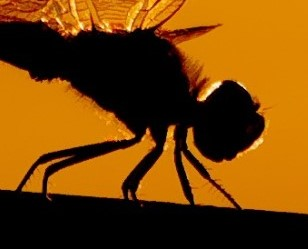
%> input picture Image-Histogram/img/Filter.jpg, 308 x 249 px
$ octave P3_Histogram.m   (GNU Octave 9; MATLAB toolbox functions it lacks are replaced by stand-ins)
%> lines starting %> are read from the running program, lines starting %| are printed output that depends on the picture; in (x1, y1, x2, y2) boxes, pixels count from 0 and x2, y2 are one past the last pixel; in counts of white or black regions, pixels touching at a corner belong together; the program's own positions count from 1
clc
clear all

%% Data

%a=imread('C:\Users\Asus\Desktop\mmd.parsa\prj\chloe.jpg');
[A B] = uigetfile({'*.jpg;*.jpeg;*.tif;*.png;*.gif;'},'Select An Image');
%> the answer given: img/Filter.jpg
DATA = imread([B A]);
%> DATA is the input picture: size 249x308x3 uint8; mean R, G, B 115.7, 66.8, 5.2
DATA = rgb2gray(DATA);
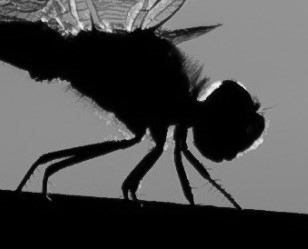
%> DATA: size 249x308 uint8; min 0, max 243, mean 74.4

%% Histogram

histogram = zeros(1,256);

for i = 0 : 255

    c = (DATA == i);
    histogram(i+1) = sum (c(:));

end
%> this loop made 256 passes
%> pass 1, `c = (DATA == i);`:
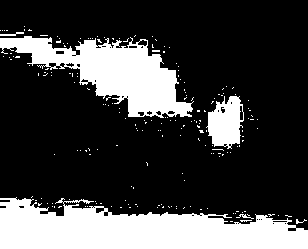
%> c: size 249x308 logical; 25.7% white; 195 white regions (189 under 20 px), largest, box (x1, y1, x2, y2) and area: (0, 197, 308, 249) 10911, (0, 36, 194, 118) 6894, (206, 96, 244, 149) 1348, (0, 32, 24, 36) 48, (236, 214, 254, 219) 31, (296, 219, 307, 224) 21
%> pass 2, `c = (DATA == i);`:
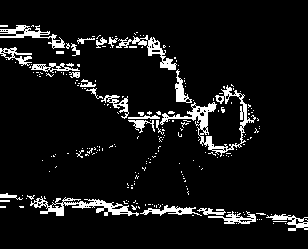
%> c: size 249x308 logical; 7.8% white; 232 white regions (206 under 20 px), largest, box (x1, y1, x2, y2) and area: (160, 85, 256, 157) 1114, (30, 196, 139, 216) 759, (116, 35, 177, 70) 480
%> pass 3, `c = (DATA == i);`:
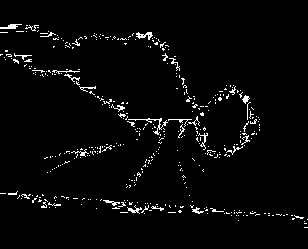
%> c: size 249x308 logical; 3% white in thin lines or dots, all inside (x1, y1, x2, y2) = (0, 24, 308, 228)
%> after the loop, histogram = 256 values, max 19686 at index 1, min 0 at index 234, mean 299.6

%% Display

subplot(1,2,1);
imshow(DATA)
title('Gray Image')

subplot(1,2,2);
bar (histogram,0,'k')
grid on
ylabel('Number of pixels')
xlabel('Intensity levels'), xlim([0 255])
title('Histogram')
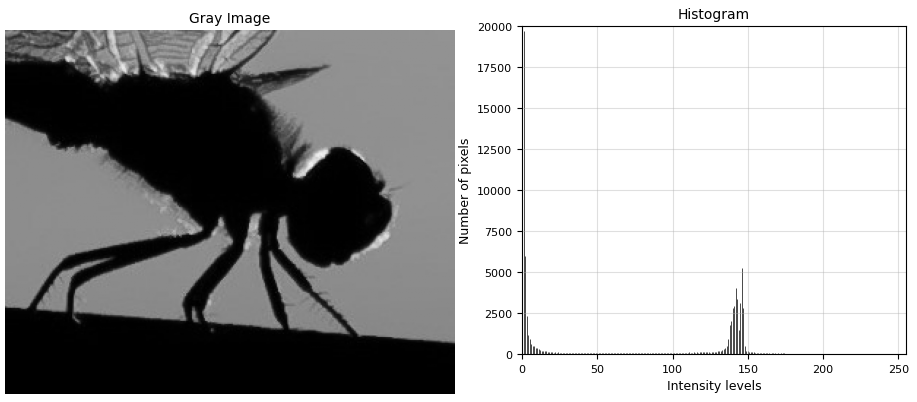
%> figure redrawn from the program's plot data, 2 panels
